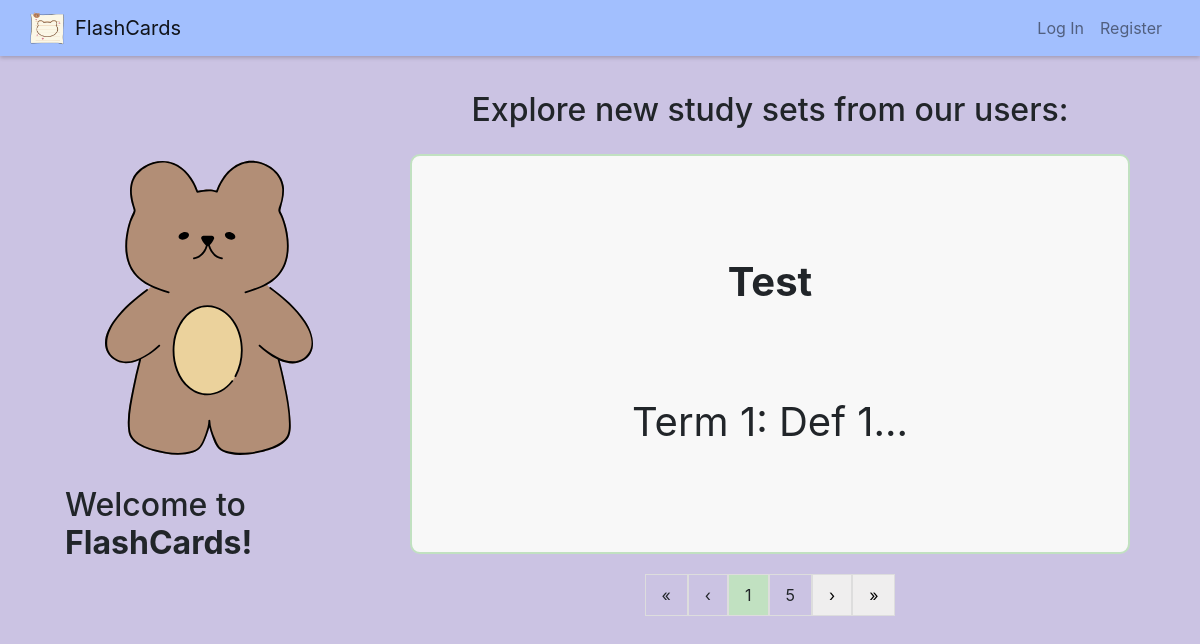
Before: / with the older database file.
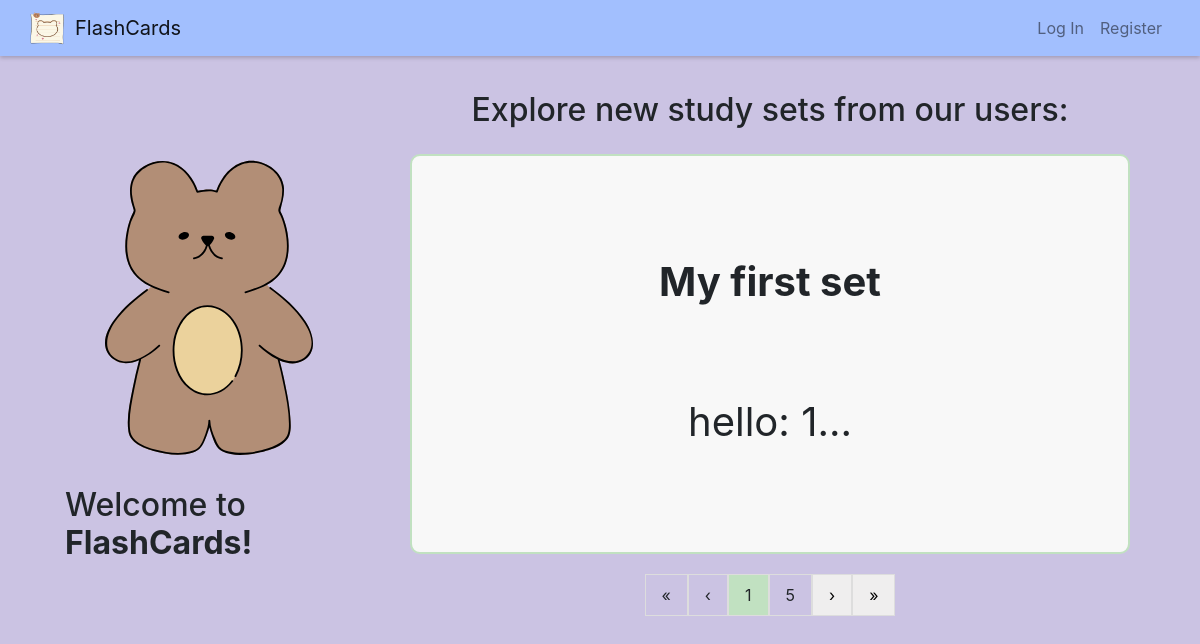
After: the same page with the newer database file.
### flashcards/models.py (models this page shows)
class Set(models.Model):
    owner = models.ForeignKey("User", on_delete=models.CASCADE, related_name="sets")
    name = models.CharField(max_length=255)
    description = models.TextField(blank=True)
    timestamp = models.DateTimeField(auto_now_add=True)

class Card(models.Model):
    set = models.ForeignKey("Set", on_delete=models.CASCADE, related_name="cards")
    term = models.CharField(max_length=255)
    definition = models.TextField()

### flashcards/views.py (the view)
# urls.py: path("", views.index, name="index"),
def index(request):
    new_sets = Set.objects.all().order_by('-timestamp')[:5]
    paginator = Paginator(new_sets, 1)  # Show 1 set per page.
    page_number = request.GET.get("page")
    page_obj = paginator.get_page(page_number)
    return render(request, "flashcards/index.html", {
        "page_obj": page_obj
    })

### flashcards/templates/flashcards/index.html
{% extends "flashcards/layout.html" %}
{% load static %}
{% block body %}
<div class="page-profile">
    <div class="bear-div">
        <img src="{% static 'flashcards/hello-bear.svg' %}">
        <h2>
            Welcome to <b>FlashCards!</b>
        </h2>
    </div>
    <div class="study-sets-div center">
        <h2>Explore new study sets from our users:</h2>
            {% if page_obj %}
                {% for set in page_obj %}
                <div class="existing-oneset-div" id="{{ set.pk }}">
                    <div class="oneset-item oneset-title">{{ set.name }}</div>
                    {% if set.cards.all %}
                        <div class="oneset-item">
                            {{ set.cards.all.first.term }}: {{ set.cards.all.first.definition }}...
                        </div>
                    {% else %}
                    <div class="oneset-item">
                        No cards yet.
                    </div>
                    {% endif %}
                </div>
                {% endfor %}
            {% else %}
                <div>No sets yet.</div>
            {% endif %}
            {% if page_obj %}
                <div class="pagination">
                    {% if page_obj.has_previous %}
                        <a href="?page=1">&laquo;</a>
                        <a href="?page={{ page_obj.previous_page_number }}">&lsaquo;</a>
                    {% else %}
                        <a class="inactive">&laquo;</a>
                        <a class="inactive">&lsaquo;</a>
                    {% endif %}
                        <a class="active">{{ page_obj.number }}</a>
                        <a class="inactive">{{ page_obj.paginator.num_pages }}</a>
                    {% if page_obj.has_next %}
                        <a href="?page={{ page_obj.next_page_number }}">&rsaquo;</a>
                        <a href="?page={{ page_obj.paginator.num_pages }}">&raquo;</a>
                    {% else %}
                        <a class="inactive">&rsaquo;</a>
                        <a class="inactive">&raquo;</a>
                    {% endif %}
                </div>
            {% endif %}
    </div>
</div>
{% endblock %}

Changed rows visible on the page:
no longer on this page (row unchanged): Set: name "Test", cards.all.first.term "Term 1", cards.all.first.definition "Def 1"
added Set: name "My first set", cards.all.first.term "hello", cards.all.first.definition "1"
